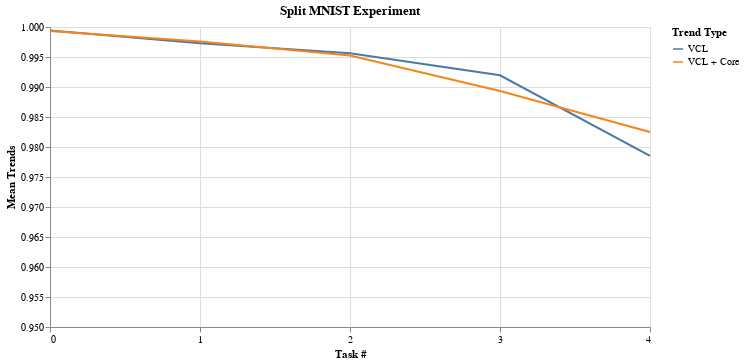

The notebook cell this image was saved under:
### Code cell
import pandas as pd
import numpy as np
import altair as alt

# Calculate the means of trends_1 and trends_2 along the first axis (assuming they're numpy arrays)
mean_trends_1 = np.mean(trends_1, axis=0)
mean_trends_2 = np.mean(trends_2, axis=0)

# Create a range for the x-axis based on the length of the trends
x_range = list(range(len(mean_trends_1)))

# Prepare the data for Altair
data = pd.DataFrame({
    'X': x_range * 2,  # Repeat x_range twice because we have two sets of Y values
    'Mean Trends': np.concatenate([mean_trends_1, mean_trends_2]),
    'Trend Type': ['VCL'] * len(mean_trends_1) + ['VCL + Core'] * len(mean_trends_2)
})

x_tick_values = list(range(len(mean_trends_1)))

chart = alt.Chart(data).mark_line().encode(
    x=alt.X('X', axis=alt.Axis(values=x_tick_values, title='Task #')),
    y=alt.Y('Mean Trends', scale=alt.Scale(domain=[0.95, 1]), title='Mean Trends'),
    color='Trend Type'
).properties(
    width=600,
    height=300,
    title='Split MNIST Experiment'
)

chart.display()

### Figure 1 — Vega-Lite specification as saved in the notebook (floating-point values rounded to 4 significant figures)
{"config": {"view": {"continuousWidth": 400, "continuousHeight": 300}}, "data": {"name": "data-b83ea143898043b02e0c8597b49bc980"}, "mark": "line", "encoding": {"color": {"field": "Trend Type", "type": "nominal"}, "x": {"axis": {"title": "Task #", "values": [0, 1, 2, 3, 4]}, "field": "X", "type": "quantitative"}, "y": {"field": "Mean Trends", "scale": {"domain": [0.95, 1]}, "title": "Mean Trends", "type": "quantitative"}}, "height": 300, "title": "Split MNIST Experiment", "width": 600, "$schema": "https://vega.github.io/schema/vega-lite/v4.17.0.json", "datasets": {"data-b83ea143898043b02e0c8597b49bc980": [{"X": 0, "Mean Trends": 0.9994, "Trend Type": "VCL"}, {"X": 1, "Mean Trends": 0.9973, "Trend Type": "VCL"}, {"X": 2, "Mean Trends": 0.9956, "Trend Type": "VCL"}, {"X": 3, "Mean Trends": 0.9919, "Trend Type": "VCL"}, {"X": 4, "Mean Trends": 0.9785, "Trend Type": "VCL"}, {"X": 0, "Mean Trends": 0.9993, "Trend Type": "VCL + Core"}, {"X": 1, "Mean Trends": 0.9976, "Trend Type": "VCL + Core"}, {"X": 2, "Mean Trends": 0.9953, "Trend Type": "VCL + Core"}, {"X": 3, "Mean Trends": 0.9893, "Trend Type": "VCL + Core"}, {"X": 4, "Mean Trends": 0.9825, "Trend Type": "VCL + Core"}]}}
